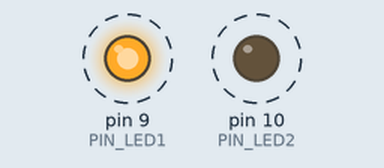
A sketch run on a simulated Arduino Uno, built with avr-gcc and run on an emulated ATmega328P. On the bench: output pins drawn as LEDs (lit = HIGH). Dashed ring = blinking.

Above: at 0.2 s.
Timing chart, 0 to 3.0 s (numbered marks = the images above):
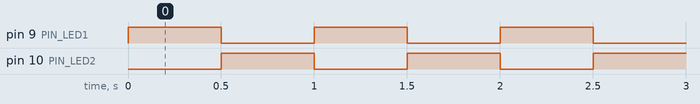

The sketch:

sketch_ej5.ino
```cpp
#define PIN_LED1 9
#define PIN_LED2 10

#define MEDIO_SEGUNDO 500

void setup() {
  pinMode(PIN_LED1, OUTPUT);
  pinMode(PIN_LED2, OUTPUT);

}

void loop() {

  // Primer led
  digitalWrite(PIN_LED1, HIGH);
  digitalWrite(PIN_LED2, LOW);
  delay(MEDIO_SEGUNDO);


  // Segundo led
  digitalWrite(PIN_LED1, LOW);
  digitalWrite(PIN_LED2, HIGH);
  delay(MEDIO_SEGUNDO);

}
```

Measured:
- by itself, pin 9 (PIN_LED1), pin 10 (PIN_LED2): alternates HIGH for 0.50 s and LOW for 0.50 s
